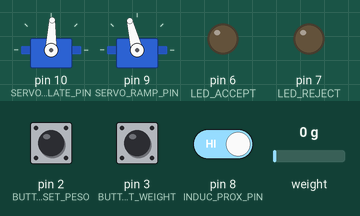
This sketch was run on a simulated Arduino Uno, built with avr-gcc and run on an emulated ATmega328P. Shown: 2 × servo, output pins drawn as LEDs (lit = HIGH). The test bench sets the inputs (shaded band); at power-on: pin 8 (INDUC_PROX_PIN) HIGH, weight on the scale 0 g, pin 3 (BUTTON_RESET_WEIGHT) LOW, pin 2 (BUTTON_RESET_PESO) LOW. What the sketch prints to the serial monitor is not drawn.

Above: at 2.2 s.
2.3 s: pin 8 (INDUC_PROX_PIN) driven LOW
6.7 s: weight on the scale set to 2801 g
At 8.9 s:
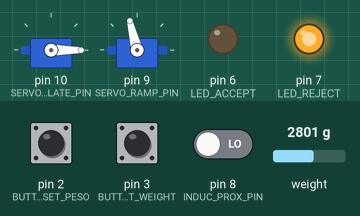
10.2 s: weight on the scale set to 2908 g
At 10.61 s:
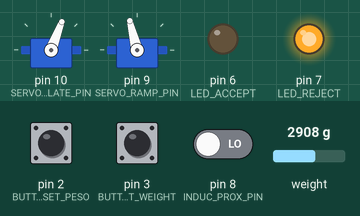
11.9 s: pin 3 (BUTTON_RESET_WEIGHT) pulled HIGH for 0.7 s
At 12.7 s:
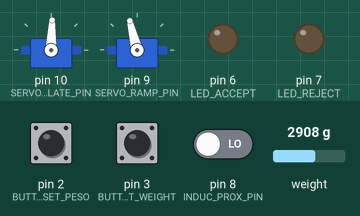
15.4 s: pin 2 (BUTTON_RESET_PESO) pulled HIGH for 0.7 s
18.9 s: pin 3 (BUTTON_RESET_WEIGHT) pulled HIGH for 1 s
At 22.0 s:
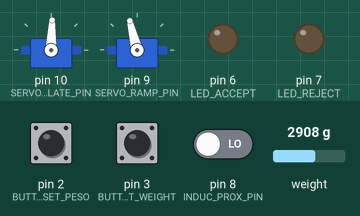
Timing chart, 0 to 23.4 s (numbered marks = the images above; inputs shaded):
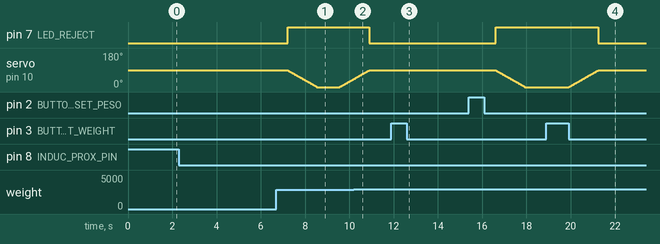

The sketch:

Coin_Sorting.ino
```cpp
#include <Servo.h>
#include "HX711.h"

// PINS
const byte BUTTON_RESET_PESO = 2;
const byte BUTTON_RESET_WEIGHT = 3;
#define LOADCELL_SCK_PIN 4
#define LOADCELL_DOUT_PIN 5
#define LED_ACCEPT 6
#define LED_REJECT 7
#define INDUC_PROX_PIN 8
#define SERVO_RAMP_PIN 9
#define SERVO_PLATE_PIN 10

// SERVO PLATE ANGLE
#define SERVO_PLATE_DEFAULT_ANGLE 88
#define SERVO_PLATE_ACCEPT_ANGLE 180
#define SERVO_PLATE_REJECT_ANGLE 0
#define SERVO_PLATE_DELAY 15

// SERVO RAMP ANGLE
#define SERVO_RAMP_25c_ANGLE 75
#define SERVO_RAMP_5p_ANGLE 104
#define SERVO_RAMP_20p_ANGLE 130

// LOAD CELL
#define WEIGHT_CALIBRATION_FACTOR 8500
#define WEIGHT_DEVIATION 0.75
#define WEIGHT_25c 3.6
#define WEIGHT_5p 7.4
#define WEIGHT_20p 11.5
HX711 scale;

Servo servo_plate;
Servo servo_ramp;

int plate_accept = 0;
int plate_reject = 0;
float peso_value = 0;
String input;

void setup() {
  Serial.begin(9600);

  servo_plate.attach(SERVO_PLATE_PIN);
  servo_plate.write(SERVO_PLATE_DEFAULT_ANGLE);

  servo_ramp.attach(SERVO_RAMP_PIN);
  servo_ramp.write(SERVO_RAMP_5p_ANGLE);

  pinMode(INDUC_PROX_PIN, INPUT);
  pinMode(BUTTON_RESET_PESO, INPUT);
  pinMode(BUTTON_RESET_WEIGHT, INPUT);

  pinMode(LED_ACCEPT, OUTPUT);
  pinMode(LED_REJECT, OUTPUT);

  scale.begin(LOADCELL_DOUT_PIN, LOADCELL_SCK_PIN);
  scale.set_scale(WEIGHT_CALIBRATION_FACTOR);
  scale.tare();

  attachInterrupt(digitalPinToInterrupt(BUTTON_RESET_PESO), reset_peso, RISING);
  attachInterrupt(digitalPinToInterrupt(BUTTON_RESET_WEIGHT), reset_weight, RISING);

  Serial.println("=======================================");
}

void loop() {

  int induc_prox_detect = digitalRead(INDUC_PROX_PIN);

  Serial.println(scale.get_units(), 3);

  if (induc_prox_detect == 0){
    Serial.println("Metallic object detected");

    delay(3000);

    Serial.println(scale.get_units(), 3);

    if ((scale.get_units() < (WEIGHT_25c + WEIGHT_DEVIATION)) && (scale.get_units() > (WEIGHT_25c - WEIGHT_DEVIATION))){
      Serial.println("25 cent coin detected");
      servo_ramp.write(SERVO_RAMP_25c_ANGLE);
      peso_value += 0.25;
      Serial.print("New peso value: ");
      Serial.println(peso_value);
      digitalWrite(LED_ACCEPT, HIGH);
      digitalWrite(LED_REJECT, LOW);
      plate_accept = 1;
    } else if ((scale.get_units() < (WEIGHT_5p + WEIGHT_DEVIATION)) && (scale.get_units() > (WEIGHT_5p - WEIGHT_DEVIATION))){
      Serial.println("5 peso coin detected");
      servo_ramp.write(SERVO_RAMP_5p_ANGLE);
      peso_value += 5;
      Serial.print("New peso value: ");
      Serial.println(peso_value);
      digitalWrite(LED_ACCEPT, HIGH);
      digitalWrite(LED_REJECT, LOW);
      plate_accept = 1;
    } else if ((scale.get_units() < (WEIGHT_20p + WEIGHT_DEVIATION)) && (scale.get_units() > (WEIGHT_20p - WEIGHT_DEVIATION))){
      Serial.println("20 peso coin detected");
      servo_ramp.write(SERVO_RAMP_20p_ANGLE);
      peso_value += 20;
      Serial.print("New peso value: ");
      Serial.println(peso_value);
      digitalWrite(LED_ACCEPT, HIGH);
      digitalWrite(LED_REJECT, LOW);
      plate_accept = 1;
    } else {
      Serial.println("Object rejected");
      digitalWrite(LED_ACCEPT, LOW);
      digitalWrite(LED_REJECT, HIGH);
      plate_reject = 1;
    }
  } else if (scale.get_units() > 10){
      Serial.println("Object rejected");
      digitalWrite(LED_ACCEPT, LOW);
      digitalWrite(LED_REJECT, HIGH);
      plate_reject = 1;
  }

  if (plate_accept == 1){
    for (int i = SERVO_PLATE_DEFAULT_ANGLE; i <= SERVO_PLATE_ACCEPT_ANGLE; i += 1) {
      servo_plate.write(i);
      delay(SERVO_PLATE_DELAY);
    }
    delay(1000);
    for (int i = SERVO_PLATE_ACCEPT_ANGLE; i >= SERVO_PLATE_DEFAULT_ANGLE; i -= 1) {
      servo_plate.write(i);
      delay(SERVO_PLATE_DELAY);
    }
  } else if (plate_reject == 1){
    for (int i = SERVO_PLATE_DEFAULT_ANGLE; i >= SERVO_PLATE_REJECT_ANGLE; i -= 1) {
      servo_plate.write(i);
      delay(SERVO_PLATE_DELAY);
    }
    delay(1000);
    for (int i = SERVO_PLATE_REJECT_ANGLE; i <= SERVO_PLATE_DEFAULT_ANGLE; i += 1) {
      servo_plate.write(i);
      delay(SERVO_PLATE_DELAY);
    }
  }
  plate_accept = 0;
  plate_reject = 0;
  digitalWrite(LED_ACCEPT, LOW);
  digitalWrite(LED_REJECT, LOW);

  delay(1000);
}

void reset_peso(){
  peso_value = 0;
  Serial.print("Peso value reset to zero: ");
  Serial.println(peso_value);
}

void reset_weight(){
  Serial.print("Weight reset");
  scale.tare();
}

/*
======================================================================================================================
Logic Flow/Pseudocode:
  once an object has been detected on the receiving platform, the sorting mechanism must begin automatically
  sense weight by load cell
  sense magnetic properties by hall effect sensor
  create coin database --> determine if object is coin or not based on standard weights of 0.25, 5, and 20 peso coin

  if coin{
    use green LED to indicate
    rotate servo_plate and servo_ramp to proper coin bin
    add coin value to sum
  } else{
    use red LED to indicate
    rotate servo_plate to reject bin
  }

Special stuff:
  Placing a coin/object on the receiving area while sorting/storing is taking place
    i. The machine may either wait for the current sorting; or
    ii. The machine may stop and send out an error signal; or
    iii. Sort the new coin/object at the same time (harder)

  reset button to reset total coin value
======================================================================================================================
*/
```

Measured:
- the behaviour switches between 2850 and 2851 g on weight on the scale (found by bisection; images 1 and 2)
- after the input at 2.3 s, every drawn part: stays the same
- after the input at 11.9 s, pin 6 (LED_ACCEPT): stays LOW (without the input it goes to HIGH after 3.4 s); servo on pin 10 (SERVO_PLATE_PIN): stays 88° (without the input it goes to 90° after 3.4 s); servo on pin 9 (SERVO_RAMP_PIN): stays 104° (without the input it goes to 75° after 3.4 s)
- after the input at 18.9 s, pin 7 (LED_REJECT): HIGH → LOW after 2.3 s instead of 1.4 s
